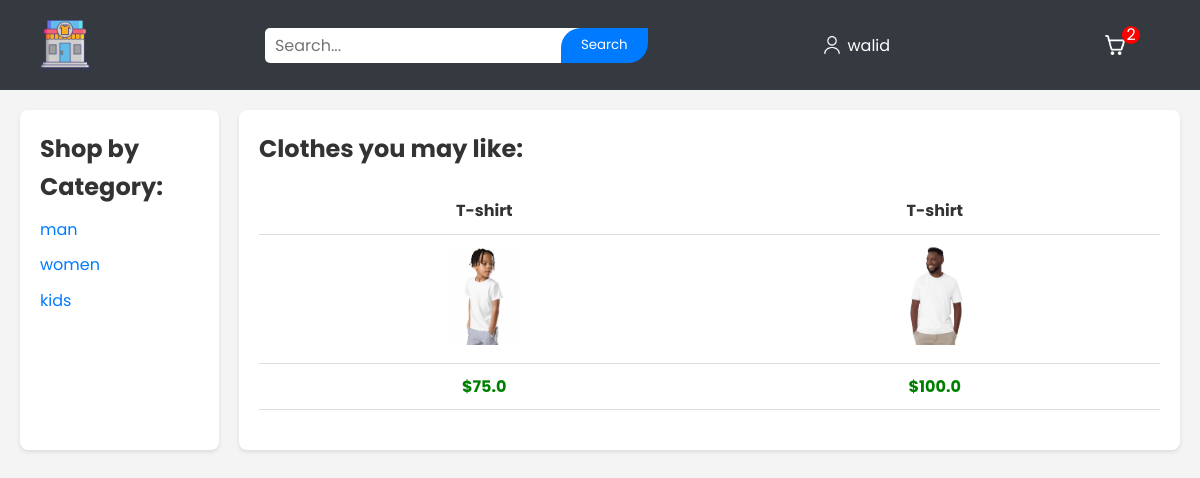
/ (signed in), run on the app's committed database.
### tables this page shows
CREATE TABLE users 
		(userId INTEGER PRIMARY KEY, 
		password TEXT,
		email TEXT,
		firstName TEXT,
		lastName TEXT,
		address1 TEXT
		);

CREATE TABLE categories
		(categoryId INTEGER PRIMARY KEY,
		name TEXT
		);

CREATE TABLE products
		(productId INTEGER PRIMARY KEY,
		name TEXT,
		price REAL,
		description TEXT,
		image TEXT,
		stock INTEGER,
		categoryId INTEGER,
		FOREIGN KEY(categoryId) REFERENCES categories(categoryId)
		);

### main.py (the view)
    @app.route("/")
    def root():
        loggedIn, firstName, noOfItems= getLoginDetails()
        with sqlite3.connect('database.db') as conn:
            cur= conn.cursor()
            cur.execute('SELECT productId, name, price, description, image, stock FROM products')
            itemData= cur.fetchall()
            cur.execute('SELECT categoryId, name FROM categories')
            categoryData= cur.fetchall()
        itemData= parse(itemData)
        return render_template('home.html', custom_css="home", pagetitle="Home", itemData=itemData, loggedIn=loggedIn, firstName=firstName, noOfItems=noOfItems, categoryData=categoryData)

### templates/home.html
{% extends 'base.html' %}
{% block content %}
<div class="display">
    <div class="displayCategory">
        <h2>Shop by Category: </h2>
        <ul>
            {% for row in categoryData %}
            <li><a href="/displayCategory?categoryId={{ row[0] }}">{{ row[1] }}</a></li>
            {% endfor %}
        </ul>
    </div>
    <div class="displayItems">
        <h2>Clothes you may like:</h2>
        {% for data in itemData %}
        <table>
            <tr id="productName">
                {% for row in data %}
                <td>{{ row[1] }}</td>
                {% endfor %}
            </tr>
            <tr id="productImage">
                {% for row in data %}
                <td>
                    <a href="/productDescription?productId={{ row[0] }}">
                        <img src="{{ url_for('static', filename='uploads/' + row[4]) }}" id="itemImage" />
                    </a>
                </td>
                {% endfor %}
            </tr>
            <tr id="productPrice">
                {% for row in data %}
                <td>${{ row[2] }}</td>
                {% endfor %}
            </tr>
        </table>
        {% endfor %}
    </div>
</div>
{% endblock %}

### templates/base.html (shortened to what this page needs)
<!DOCTYPE HTML>
<html lang="en">
<head>
    <link rel="stylesheet" href="{{ url_for('static', filename='css/topStyle.css') }}" />
    <link rel="stylesheet" href="{{ url_for('static', filename='css/' + custom_css + '.css') }}" />
</head>
<body>
    <div id="top-title">
        <a href="/">
            <img id="top-logo" src="{{ url_for('static', filename='images/logo.png') }}" />
        </a>
        <form class="top-form">
            <input id="top-searchBox" type="text" name="searchQuery" placeholder="Search...">
            <input id="top-searchButton" type="submit" value="Search">
        </form>
        {% if not loggedIn %}
        <div id="top-signInButton">
            <a class="top-link" href="/loginForm">Sign In</a>
        </div>
        {% else %}
        <div class="top-dropdown">
            <button class="top-dropbtn">
                <img src="{{ url_for('static', filename='images/utilisateur.png')}}" alt="">
                <span>
                    {{firstName}}
                </span>
            </button>
        </div>
        {% endif %}
        <div id="top-kart">
            <a class="top-link" href="/cart">
                <img src="{{ url_for('static', filename='images/shoppingCart.png') }}" id="top-cartIcon" />
                <div class="top-puiss">
					<span>{{ noOfItems }}</span>
                </div>
            </a>
        </div>
    </div>
    {% block content %} {% endblock %}
</body>
</html>

### static/css/topStyle.css (style rules this page uses)
* { margin: 0; padding: 0; box-sizing: border-box; font-family: 'Poppins', sans-serif; }
body { background-color: #f4f4f4; color: #333; font-size: 16px; line-height: 1.6; }
.top-form { display: flex; align-items: center; }
.top-link { color: white; text-decoration: none; padding: 10px 20px; border-radius: 4px; transition: background-color 0.3s ease; }
.top-puiss { display: flex; justify-content: center; align-items: center; height: 18px; width: 18px; background-color: red; border-radius: 50%; margin-top: -20px; margin-left: -13px; }
#top-logo { height: 50px; width: auto; margin: 10px 20px; float: left; }
#top-title { background-color: #343a40; color: white; display: flex; align-items: center; justify-content: space-between; padding: 10px 20px; position: sticky; top: 0; z-index: 1000; }
#top-title a { color: white; text-decoration: none; }
#top-searchBox { height: 35px; width: 90%; padding: 5px 10px; border: none; border-radius: 5px; font-size: 1em; margin-right: 10px; outline: none; }
#top-searchButton { height: 35px; padding: 5px 20px; margin-left: -50px; background-color: #007bff; color: white; border: none; border-radius: 20px 0px; cursor: pointer; transition: background-color 0.3s ease; }
.top-dropdown { position: relative; display: inline-block; }
.top-dropbtn { display: flex; justify-content: center; align-items: center; gap: 5px; background-color: #343a40; color: white; padding: 10px 20px; font-size: 1em; border: none; cursor: pointer; border-radius: 5px; transition: background-color 0.3s ease; }
.top-dropbtn img { height: 20px; width: 20px; }
#top-kart { color: white; margin: 0 20px; display: flex; align-items: center; }
#top-kart a { display: flex; align-items: center; text-decoration: none; color: white; }
#top-cartIcon { height: 20px; width: 20px; margin-right: 10px; }

### static/css/home.css (style rules this page uses)
.display { display: flex; margin: 20px; }
.displayCategory { flex: 0.15; padding: 20px; background-color: white; border-radius: 8px; box-shadow: 0 2px 4px rgba(0, 0, 0, 0.1); }
.displayCategory h2 { margin-top: 0; }
.displayCategory ul { list-style-type: none; padding: 0; }
.displayCategory ul li { margin: 10px 0; transition: 0.5s ease; }
.displayCategory ul li a { text-decoration: none; color: #007bff; }
.displayItems { flex: 0.85; margin-left: 20px; padding: 20px; background-color: white; border-radius: 8px; box-shadow: 0 2px 4px rgba(0, 0, 0, 0.1); }
table { width: 100%; border-collapse: collapse; margin: 20px 0; }
table tr { border-bottom: 1px solid #ddd; }
table td { padding: 10px; text-align: center; }
#itemImage { height: 100px; width: auto; }
#productName { font-weight: bold; }
#productPrice { color: green; font-weight: bold; }

### data on the page
users: firstName "walid"
categories: name "man"
categories: name "women"
categories: name "kids"
products: name "T-shirt", image (picture), price "75.0"
products: name "T-shirt", image (picture), price "100.0"

### other printed values
{{ noOfItems }} "2"
